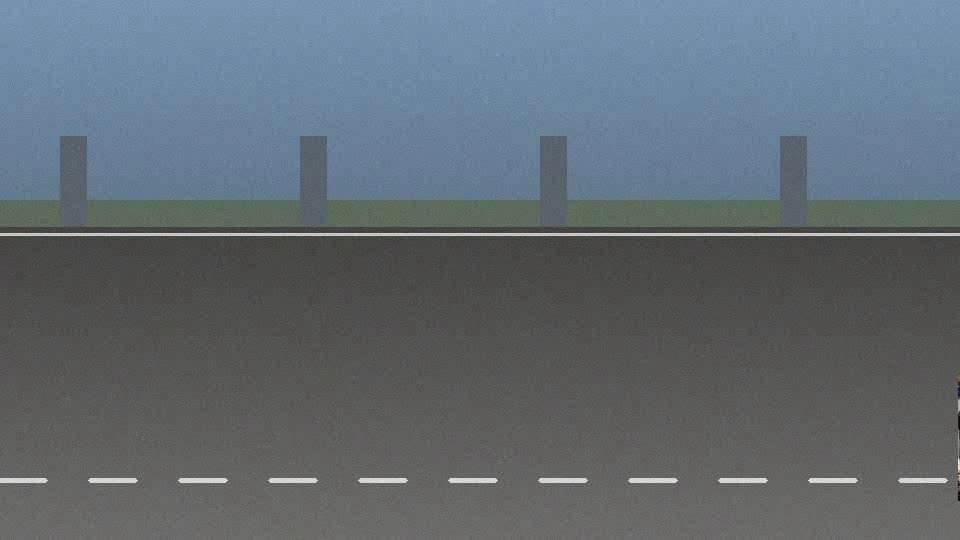
#> input picture cv-detection-reid/data/frames/scene01_camA/scene01_camA_f000000.jpg, 960 x 540 px; its folder holds only this picture in this run
$ python -i gmc.py   (imports and definitions only)
#> lines starting #> are read from the running program, lines starting #| are printed output that depends on the picture
#> further down, picture is the input picture: shape (540, 960, 3); mean B, G, R 113.6, 107.4, 97
"""Global / camera-motion compensation (GMC).

PRD 9.3: "sparse optical flow / ECC between consecutive frames estimates global
camera motion and warps predicted track positions before association.
**Essential** for dashcam/handheld footage; without it, every track's
prediction is wrong whenever the camera pans, and ID switches explode."

The failure it prevents is specific. A Kalman filter predicts where an object
will be *in the world*; association happens *in the image*. When the camera
pans 20 px between frames, every prediction is 20 px stale in the same
direction, IoU with the true detection collapses, and the tracker births new
ids for objects it was tracking perfectly a frame ago. Estimating the frame-to-
frame homography and warping the predictions through it removes that bias.

`sparseOptFlow` is the default because it costs ~2 ms on a 960x540 frame; ECC
is more accurate on low-texture scenes and ~10x slower, so it is offered but
not default. `none` exists so EXP-3 can measure what GMC actually bought.
"""

from __future__ import annotations

import numpy as np

try:
    import cv2
except ImportError:  # pragma: no cover
    cv2 = None  # type: ignore

METHODS = ("sparseOptFlow", "ecc", "none")


class GMC:
    """Estimates a 2x3 affine warp from the previous frame to the current one."""

    def __init__(self, method: str = "sparseOptFlow", downscale: int = 2):
        if method not in METHODS:
            raise ValueError(f"gmc method must be one of {METHODS}, got {method!r}")
        self.method = method
        self.downscale = max(1, int(downscale))
        self._prev_gray: np.ndarray | None = None
        self._prev_points: np.ndarray | None = None
        self.last_warp = np.eye(2, 3, dtype=np.float32)

    # [4 lines left out: function reset, not called in this run]

    def apply(self, frame: np.ndarray | None) -> np.ndarray:
        """Return the 2x3 affine warp taking the previous frame to this one."""
        warp = np.eye(2, 3, dtype=np.float32)
        if self.method == "none" or frame is None or cv2 is None:
            self.last_warp = warp
            return warp

        gray = cv2.cvtColor(frame, cv2.COLOR_BGR2GRAY) if frame.ndim == 3 else frame
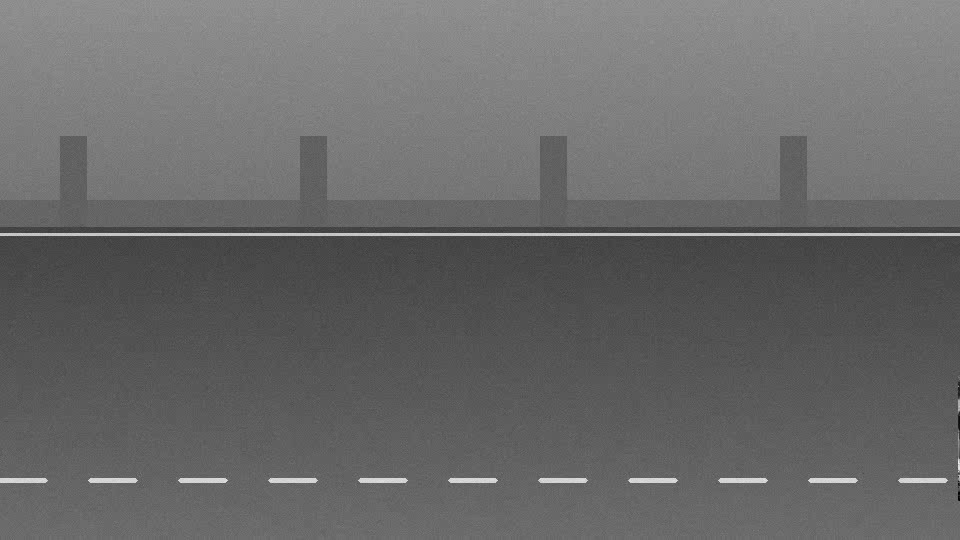
#> gray: shape (540, 960); min 2, max 239, mean 104.9
        if self.downscale > 1:
            gray = cv2.resize(gray, (gray.shape[1] // self.downscale, gray.shape[0] // self.downscale))
#> gray: shape (270, 480)

        if self._prev_gray is None:
            self._prev_gray = gray
            self._prev_points = self._detect(gray)
#> self._prev_points = 37 rows, first 8: [248, 240], [404, 240], [44, 240], [383, 240], [68, 240], [359, 240], [449, 240], [158, 240]
            self.last_warp = warp
            return warp

        try:
            warp = self._estimate(gray)
        except cv2.error:
            warp = np.eye(2, 3, dtype=np.float32)

        self._prev_gray = gray
        self._prev_points = self._detect(gray)
        self.last_warp = warp
        return warp

    # -- internals ---------------------------------------------------------
    @staticmethod
    def _detect(gray: np.ndarray) -> np.ndarray | None:
        return cv2.goodFeaturesToTrack(
            gray, maxCorners=1000, qualityLevel=0.01, minDistance=8, blockSize=3
        )

    # [43 lines left out: functions _estimate, _rescale, apply_warp_to_xyxy, not called in this run]

>>> import cv2
>>> picture = cv2.imread('../../data/frames/scene01_camA/scene01_camA_f000000.jpg')
>>> result = GMC().apply(picture)
#> result = [[1, 0, 0], [0, 1, 0]]
